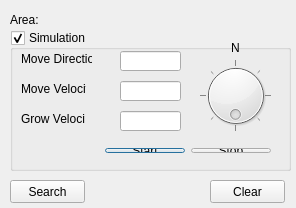
<?xml version="1.0" encoding="UTF-8"?>
<ui version="4.0">
 <class>MeasureAreaDlg</class>
 <widget class="QDialog" name="MeasureAreaDlg">
  <property name="geometry">
   <rect>
    <x>0</x>
    <y>0</y>
    <width>296</width>
    <height>208</height>
   </rect>
  </property>
  <property name="maximumSize">
   <size>
    <width>296</width>
    <height>208</height>
   </size>
  </property>
  <property name="windowTitle">
   <string>MeasureArea</string>
  </property>
  <widget class="QPushButton" name="deleteButton">
   <property name="geometry">
    <rect>
     <x>210</x>
     <y>180</y>
     <width>75</width>
     <height>23</height>
    </rect>
   </property>
   <property name="sizePolicy">
    <sizepolicy hsizetype="Fixed" vsizetype="Fixed">
     <horstretch>0</horstretch>
     <verstretch>0</verstretch>
    </sizepolicy>
   </property>
   <property name="focusPolicy">
    <enum>Qt::StrongFocus</enum>
   </property>
   <property name="layoutDirection">
    <enum>Qt::RightToLeft</enum>
   </property>
   <property name="text">
    <string>Clear</string>
   </property>
   <property name="autoDefault">
    <bool>false</bool>
   </property>
  </widget>
  <widget class="QLabel" name="lineAreaTitle">
   <property name="geometry">
    <rect>
     <x>10</x>
     <y>10</y>
     <width>65</width>
     <height>20</height>
    </rect>
   </property>
   <property name="sizePolicy">
    <sizepolicy hsizetype="Preferred" vsizetype="Preferred">
     <horstretch>3</horstretch>
     <verstretch>1</verstretch>
    </sizepolicy>
   </property>
   <property name="sizeIncrement">
    <size>
     <width>1</width>
     <height>1</height>
    </size>
   </property>
   <property name="text">
    <string>Area:</string>
   </property>
  </widget>
  <widget class="QLabel" name="lineArea">
   <property name="geometry">
    <rect>
     <x>80</x>
     <y>10</y>
     <width>161</width>
     <height>20</height>
    </rect>
   </property>
   <property name="sizePolicy">
    <sizepolicy hsizetype="Fixed" vsizetype="Preferred">
     <horstretch>3</horstretch>
     <verstretch>1</verstretch>
    </sizepolicy>
   </property>
   <property name="sizeIncrement">
    <size>
     <width>1</width>
     <height>1</height>
    </size>
   </property>
   <property name="text">
    <string/>
   </property>
  </widget>
  <widget class="QGroupBox" name="groupBoxSimulation">
   <property name="geometry">
    <rect>
     <x>10</x>
     <y>30</y>
     <width>281</width>
     <height>141</height>
    </rect>
   </property>
   <property name="title">
    <string>Simulation</string>
   </property>
   <property name="checkable">
    <bool>true</bool>
   </property>
   <widget class="QLabel" name="label">
    <property name="geometry">
     <rect>
      <x>11</x>
      <y>21</y>
      <width>71</width>
      <height>16</height>
     </rect>
    </property>
    <property name="text">
     <string>Move Direction</string>
    </property>
   </widget>
   <widget class="QLineEdit" name="lineEditMoveDirection">
    <property name="geometry">
     <rect>
      <x>110</x>
      <y>21</y>
      <width>61</width>
      <height>20</height>
     </rect>
    </property>
    <property name="readOnly">
     <bool>true</bool>
    </property>
   </widget>
   <widget class="QLabel" name="label_2">
    <property name="geometry">
     <rect>
      <x>11</x>
      <y>51</y>
      <width>65</width>
      <height>16</height>
     </rect>
    </property>
    <property name="text">
     <string>Move Velocity</string>
    </property>
   </widget>
   <widget class="QLineEdit" name="lineEditMoveVelocity">
    <property name="geometry">
     <rect>
      <x>110</x>
      <y>51</y>
      <width>61</width>
      <height>20</height>
     </rect>
    </property>
   </widget>
   <widget class="QLabel" name="label_3">
    <property name="geometry">
     <rect>
      <x>11</x>
      <y>81</y>
      <width>64</width>
      <height>16</height>
     </rect>
    </property>
    <property name="text">
     <string>Grow Velocity</string>
    </property>
   </widget>
   <widget class="QLineEdit" name="lineEditGrowVelocity">
    <property name="geometry">
     <rect>
      <x>110</x>
      <y>81</y>
      <width>61</width>
      <height>20</height>
     </rect>
    </property>
   </widget>
   <widget class="QDial" name="dialMoveDirection">
    <property name="geometry">
     <rect>
      <x>190</x>
      <y>30</y>
      <width>71</width>
      <height>71</height>
     </rect>
    </property>
    <property name="maximum">
     <number>359</number>
    </property>
    <property name="wrapping">
     <bool>true</bool>
    </property>
    <property name="notchTarget">
     <double>45.000000000000000</double>
    </property>
    <property name="notchesVisible">
     <bool>true</bool>
    </property>
   </widget>
   <widget class="QLabel" name="label_4">
    <property name="geometry">
     <rect>
      <x>215</x>
      <y>10</y>
      <width>21</width>
      <height>16</height>
     </rect>
    </property>
    <property name="text">
     <string>N</string>
    </property>
    <property name="alignment">
     <set>Qt::AlignCenter</set>
    </property>
   </widget>
   <widget class="QWidget" name="layoutWidget">
    <property name="geometry">
     <rect>
      <x>11</x>
      <y>107</y>
      <width>261</width>
      <height>27</height>
     </rect>
    </property>
    <layout class="QHBoxLayout" name="horizontalLayout">
     <item>
      <spacer name="horizontalSpacer">
       <property name="orientation">
        <enum>Qt::Horizontal</enum>
       </property>
       <property name="sizeHint" stdset="0">
        <size>
         <width>40</width>
         <height>20</height>
        </size>
       </property>
      </spacer>
     </item>
     <item>
      <widget class="QPushButton" name="pushButtonStart">
       <property name="text">
        <string>Start</string>
       </property>
      </widget>
     </item>
     <item>
      <widget class="QPushButton" name="pushButtonStop">
       <property name="text">
        <string>Stop</string>
       </property>
      </widget>
     </item>
    </layout>
   </widget>
   <zorder>label</zorder>
   <zorder>lineEditMoveDirection</zorder>
   <zorder>label_2</zorder>
   <zorder>lineEditMoveVelocity</zorder>
   <zorder>label_3</zorder>
   <zorder>lineEditGrowVelocity</zorder>
   <zorder>dialMoveDirection</zorder>
   <zorder>label_4</zorder>
   <zorder>layoutWidget</zorder>
   <zorder>lineAreaTitle</zorder>
  </widget>
  <widget class="QPushButton" name="btnSearch">
   <property name="geometry">
    <rect>
     <x>10</x>
     <y>180</y>
     <width>75</width>
     <height>23</height>
    </rect>
   </property>
   <property name="text">
    <string>Search</string>
   </property>
  </widget>
 </widget>
 <layoutdefault spacing="6" margin="11"/>
 <resources/>
 <connections/>
</ui>
